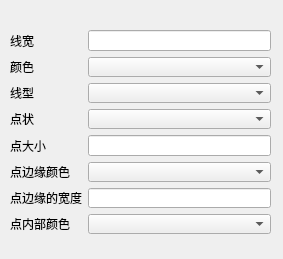
<?xml version="1.0" encoding="UTF-8"?>
<ui version="4.0">
 <class>Dialog</class>
 <widget class="QDialog" name="Dialog">
  <property name="geometry">
   <rect>
    <x>0</x>
    <y>0</y>
    <width>283</width>
    <height>259</height>
   </rect>
  </property>
  <property name="windowTitle">
   <string>Dialog</string>
  </property>
  <widget class="QWidget" name="formLayoutWidget">
   <property name="geometry">
    <rect>
     <x>10</x>
     <y>30</y>
     <width>261</width>
     <height>204</height>
    </rect>
   </property>
   <layout class="QGridLayout" name="gridLayout">
    <item row="7" column="1">
     <widget class="QComboBox" name="comboBox_5"/>
    </item>
    <item row="6" column="0">
     <widget class="QLabel" name="label_8">
      <property name="text">
       <string>点边缘的宽度</string>
      </property>
     </widget>
    </item>
    <item row="1" column="0">
     <widget class="QLabel" name="label_2">
      <property name="text">
       <string>颜色</string>
      </property>
     </widget>
    </item>
    <item row="5" column="0">
     <widget class="QLabel" name="label_6">
      <property name="text">
       <string>点边缘颜色</string>
      </property>
     </widget>
    </item>
    <item row="0" column="1">
     <widget class="QLineEdit" name="lineEdit"/>
    </item>
    <item row="5" column="1">
     <widget class="QComboBox" name="comboBox_4"/>
    </item>
    <item row="1" column="1">
     <widget class="QComboBox" name="comboBox"/>
    </item>
    <item row="3" column="0">
     <widget class="QLabel" name="label_4">
      <property name="text">
       <string>点状</string>
      </property>
     </widget>
    </item>
    <item row="4" column="1">
     <widget class="QLineEdit" name="lineEdit_2"/>
    </item>
    <item row="7" column="0">
     <widget class="QLabel" name="label_7">
      <property name="text">
       <string>点内部颜色</string>
      </property>
     </widget>
    </item>
    <item row="3" column="1">
     <widget class="QComboBox" name="comboBox_3"/>
    </item>
    <item row="0" column="0">
     <widget class="QLabel" name="label">
      <property name="text">
       <string>线宽</string>
      </property>
     </widget>
    </item>
    <item row="6" column="1">
     <widget class="QLineEdit" name="lineEdit_3"/>
    </item>
    <item row="4" column="0">
     <widget class="QLabel" name="label_5">
      <property name="text">
       <string>点大小</string>
      </property>
     </widget>
    </item>
    <item row="2" column="0">
     <widget class="QLabel" name="label_3">
      <property name="text">
       <string>线型</string>
      </property>
     </widget>
    </item>
    <item row="2" column="1">
     <widget class="QComboBox" name="comboBox_2"/>
    </item>
   </layout>
  </widget>
 </widget>
 <resources/>
 <connections/>
</ui>
